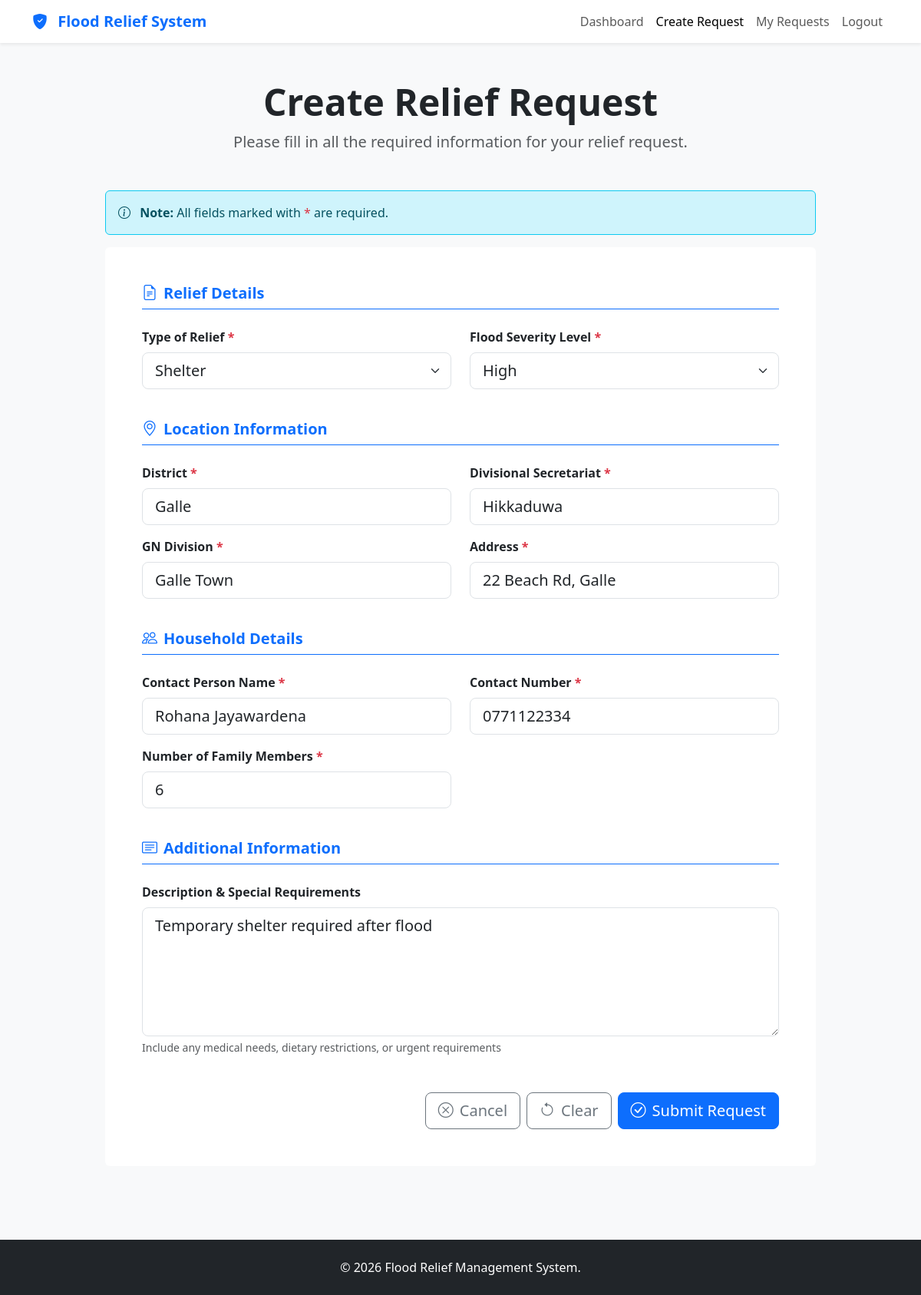
Screenshot of /FullStackProject/User/create_request.php?id=4 with the database file from the repository.
### tables this page shows
CREATE TABLE `reliefdetails` (
  `ReliefID` int(11) NOT NULL,
  `UserID` int(11) DEFAULT NULL,
  `TypeofRelief` enum('Water','Food','Medicine','Shelter') DEFAULT NULL,
  `District` varchar(255) NOT NULL,
  `DivisionalSecretariat` varchar(255) NOT NULL,
  `GNDivision` varchar(255) NOT NULL,
  `ContactPersonName` varchar(255) NOT NULL,
  `ContactPersonNumber` varchar(12) NOT NULL,
  `Address` varchar(255) NOT NULL,
  `NoOfFamilyMembers` int(11) NOT NULL,
  `FloodSeverityLevel` enum('Low','Medium','High') DEFAULT NULL,
  `Description` varchar(255) DEFAULT NULL,
  `Status` enum('Pending','Approved','Completed') DEFAULT NULL,
  `date` date DEFAULT curdate()
);

### FullStackProject/User/create_request.php (the view, shortened to what this page needs)
<?php
include 'connection.php';
$row = null;
if(isset($_GET['id'])){
    $id = $_GET['id'];
    $stmt = $conn->prepare("SELECT * FROM reliefdetails WHERE ReliefID = ?");
    $stmt->bind_param("i",$id);
    $stmt->execute();
    $result = $stmt->get_result();
    $row = $result->fetch_assoc();
}
?>
<!DOCTYPE html>
<html lang="en">
    <head>
        <link href="https://cdn.jsdelivr.net/npm/bootstrap@5.3.2/dist/css/bootstrap.min.css" rel="stylesheet">
        <link rel="stylesheet" href="https://cdn.jsdelivr.net/npm/bootstrap-icons@1.11.1/font/bootstrap-icons.css">
    </head>
    <body class="bg-light">
        <nav class="navbar navbar-expand-lg navbar-light bg-white shadow-sm">
            <div class="container">
                <a class="navbar-brand fw-bold text-primary" href="http://localhost/FullStackProject/User/dashboard.php">
                    <i class="bi bi-shield-fill-check me-2"></i>
                    Flood Relief System
                </a>
                <div class="collapse navbar-collapse" id="navbarNav">
                    <ul class="navbar-nav ms-auto">
                        <li class="nav-item"><a class="nav-link" href="http://localhost/FullStackProject/User/dashboard.php">Dashboard</a></li>
                        <li class="nav-item"><a class="nav-link active" href="http://localhost/FullStackProject/User/create_request.php">Create Request</a>
                        </li>
                        <li class="nav-item"><a class="nav-link" href="http://localhost/FullStackProject/User/view_requests.php">My Requests</a></li>
                        <li class="nav-item"><a class="nav-link" href="http://localhost/FullStackProject/index.html">Logout</a></li>
                    </ul>
                </div>
            </div>
        </nav>
        <div class="container py-5">
            <div class="row justify-content-center">
                <div class="col-lg-10">
                    <div class="text-center mb-5">
                        <h1 class="display-5 fw-bold">Create Relief Request</h1>
                        <p class="lead text-muted">Please fill in all the required information for your relief request.
                        </p>
                    </div>
                    <div class="alert alert-info border-info" role="alert">
                        <i class="bi bi-info-circle me-2"></i>
                        <strong>Note:</strong> All fields marked with <span class="text-danger">*</span> are required.
                    </div>
                    <div class="card border-0">
                        <div class="card-body p-4 p-md-5">
                            <form id="reliefRequestForm" action="submit_request.php" method="POST">
                                <div class="mb-4">
                                    <h5 class="fw-bold text-primary border-bottom border-primary pb-2 mb-4"><i
                                            class="bi bi-file-earmark-text me-2"></i>Relief Details</h5>
                                    <div class="row">
                                        <div class="col-md-6 mb-3">
                                            <label for="reliefType" class="form-label fw-semibold">
                                                Type of Relief <span class="text-danger">*</span>
                                            </label>
                                            <select class="form-select form-select-lg" id="reliefType"
                                                name="relief_type" required>
                                                <option value="Shelter" <?php if($row && $row['TypeofRelief']=="Shelter") echo "selected"; ?>>Shelter</option>
                                            </select>
                                        </div>
                                        <div class="col-md-6 mb-3">
                                            <label for="floodSeverity" class="form-label fw-semibold">
                                                Flood Severity Level <span class="text-danger">*</span>
                                            </label>
                                            <select class="form-select form-select-lg" id="floodSeverity"
                                                name="flood_severity" required>
                                                <option value="High" <?php if($row && $row['FloodSeverityLevel']=="High") echo "selected"; ?>>High</option>
                                            </select>
                                        </div>
                                    </div>
                                </div>
                                <div class="mb-4">
                                    <h5 class="fw-bold text-primary border-bottom border-primary pb-2 mb-4"><i
                                            class="bi bi-geo-alt me-2"></i>Location Information</h5>
                                    <div class="row">
                                        <div class="col-md-6 mb-3">
                                            <label for="district" class="form-label fw-semibold">
                                                District <span class="text-danger">*</span>
                                            </label>
                                            <input type="text" class="form-control form-control-lg" id="district"
                                                name="district" required value="<?php echo $row ? $row['District'] : ''; ?>">
                                        </div>
                                        <div class="col-md-6 mb-3">
                                            <label for="divisionalSecretariat" class="form-label fw-semibold">
                                                Divisional Secretariat <span class="text-danger">*</span>
                                            </label>
                                            <input type="text" class="form-control form-control-lg"
                                                id="divisionalSecretariat" name="divisional_secretariat" required value="<?php echo $row ? $row['DivisionalSecretariat'] : ''; ?>">
                                        </div>
                                    </div>
                                    <div class="row">
                                        <div class="col-md-6 mb-3">
                                            <label for="gnDivision" class="form-label fw-semibold">
                                                GN Division <span class="text-danger">*</span>
                                            </label>
                                            <input type="text" class="form-control form-control-lg" id="gnDivision"
                                                name="gn_division" required value="<?php echo $row ? $row['GNDivision'] : ''; ?>">
                                        </div>
                                        <div class="col-md-6 mb-3">
                                            <label for="address" class="form-label fw-semibold">
                                                Address <span class="text-danger">*</span>
                                            </label>
                                            <input type="text" class="form-control form-control-lg" id="address"
                                                name="address" placeholder="Full residential address" required value="<?php echo $row ? $row['Address'] : ''; ?>">
                                        </div>
                                    </div>
                                </div>
                                <div class="mb-4">
                                    <h5 class="fw-bold text-primary border-bottom border-primary pb-2 mb-4"><i
                                            class="bi bi-people me-2"></i>Household Details</h5>
                                    <div class="row">
                                        <div class="col-md-6 mb-3">
                                            <label for="contactName" class="form-label fw-semibold">
                                                Contact Person Name <span class="text-danger">*</span>
                                            </label>
                                            <input type="text" class="form-control form-control-lg" id="contactName"
                                                name="contact_name" required value="<?php echo $row ? $row['ContactPersonName'] : ''; ?>">
                                        </div>
                                        <div class="col-md-6 mb-3">
                                            <label for="contactNumber" class="form-label fw-semibold">
                                                Contact Number <span class="text-danger">*</span>
                                            </label>
                                            <input type="tel" class="form-control form-control-lg" id="contactNumber"
                                                name="contact_number" placeholder="0701234567" pattern="[0-9]{10}"
                                                title="Enter 10 digit phone number" required value="<?php echo $row ? $row['ContactPersonNumber'] : ''; ?>">
                                        </div>
                                    </div>
                                    <div class="row">
                                        <div class="col-md-6 mb-3">
                                            <label for="familyMembers" class="form-label fw-semibold">
                                                Number of Family Members <span class="text-danger">*</span>
                                            </label>
                                            <input type="number" class="form-control form-control-lg" id="familyMembers"
                                                name="family_members" min="1" max="100" required value="<?php echo $row ? $row['NoOfFamilyMembers'] : ''; ?>">
                                        </div>
                                    </div>
                                </div>
                                <div class="mb-4">
                                    <h5 class="fw-bold text-primary border-bottom border-primary pb-2 mb-4"><i
                                            class="bi bi-card-text me-2"></i>Additional Information</h5>
                                    <div class="mb-3">
                                        <label for="description" class="form-label fw-semibold">Description & Special
                                            Requirements</label>
                                        <textarea class="form-control form-control-lg" id="description"
                                            name="description" rows="5"
                                            placeholder="Please describe your situation and any additional or special requirements..." ><?php echo $row ? $row['Description'] : ''; ?></textarea>
                                        <div class="form-text">Include any medical needs, dietary restrictions, or
                                            urgent requirements</div>
                                    </div>
                                </div>
                                <div class="d-grid gap-2 d-md-flex justify-content-md-end mt-5">
                                    <a href="http://localhost/FullStackProject/User/view_requests.php"
                                        class="btn btn-outline-secondary btn-lg">
                                        <i class="bi bi-x-circle me-2"></i>Cancel
                                    </a>
                                    <a href="http://localhost/FullStackProject/User/create_request.php"
                                        class="btn btn-outline-secondary btn-lg">
                                        <i class="bi bi-arrow-counterclockwise me-2"></i>Clear
                                    </a>
                                    <button type="submit" class="btn btn-primary btn-lg">
                                        <i class="bi bi-check-circle me-2"></i>Submit Request
                                    </button>
                                </div>
                            </form>
                        </div>
                    </div>
                </div>
            </div>
        </div>
        <footer class="bg-dark text-white text-center py-4 mt-5">
            <div class="container">
                <p class="mb-0">&copy; 2026 Flood Relief Management System.</p>
            </div>
        </footer>
    </body>
</html>

### rows the page displays
reliefdetails: relief_type "Shelter", flood_severity "High", district "Galle", divisional_secretariat "Hikkaduwa", gn_division "Galle Town", address "22 Beach Rd, Galle", contact_name "Rohana Jayawardena", contact_number "0771122334", family_members "6", description "Temporary shelter required after flood"
